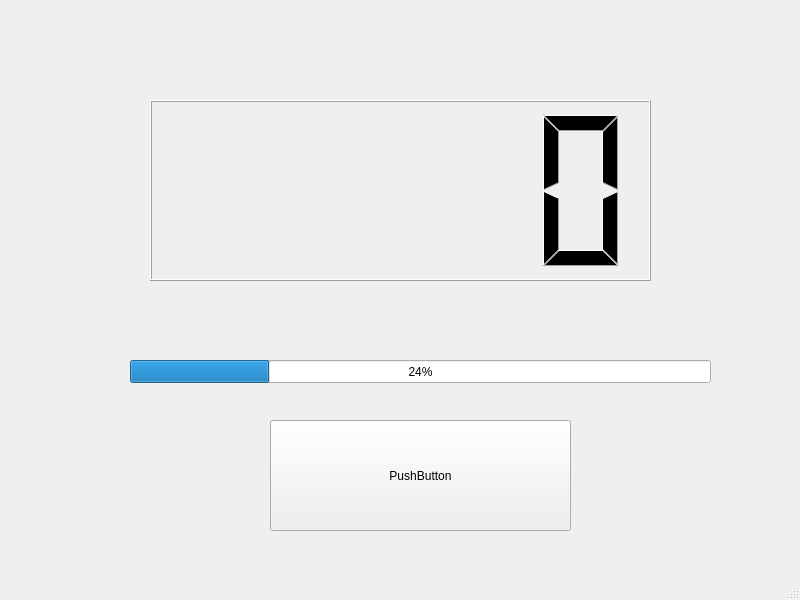
<?xml version="1.0" encoding="UTF-8"?>
<ui version="4.0">
 <class>MainWindow</class>
 <widget class="QMainWindow" name="MainWindow">
  <property name="geometry">
   <rect>
    <x>0</x>
    <y>0</y>
    <width>800</width>
    <height>600</height>
   </rect>
  </property>
  <property name="windowTitle">
   <string>MainWindow</string>
  </property>
  <widget class="QWidget" name="centralwidget">
   <widget class="QLCDNumber" name="lcdNumber">
    <property name="geometry">
     <rect>
      <x>150</x>
      <y>100</y>
      <width>501</width>
      <height>181</height>
     </rect>
    </property>
   </widget>
   <widget class="QProgressBar" name="progressBar">
    <property name="geometry">
     <rect>
      <x>130</x>
      <y>360</y>
      <width>581</width>
      <height>23</height>
     </rect>
    </property>
    <property name="value">
     <number>24</number>
    </property>
   </widget>
   <widget class="QPushButton" name="pushButton">
    <property name="geometry">
     <rect>
      <x>270</x>
      <y>420</y>
      <width>301</width>
      <height>111</height>
     </rect>
    </property>
    <property name="text">
     <string>PushButton</string>
    </property>
   </widget>
  </widget>
  <widget class="QMenuBar" name="menubar">
   <property name="geometry">
    <rect>
     <x>0</x>
     <y>0</y>
     <width>800</width>
     <height>33</height>
    </rect>
   </property>
  </widget>
  <widget class="QStatusBar" name="statusbar"/>
 </widget>
 <resources/>
 <connections/>
</ui>
